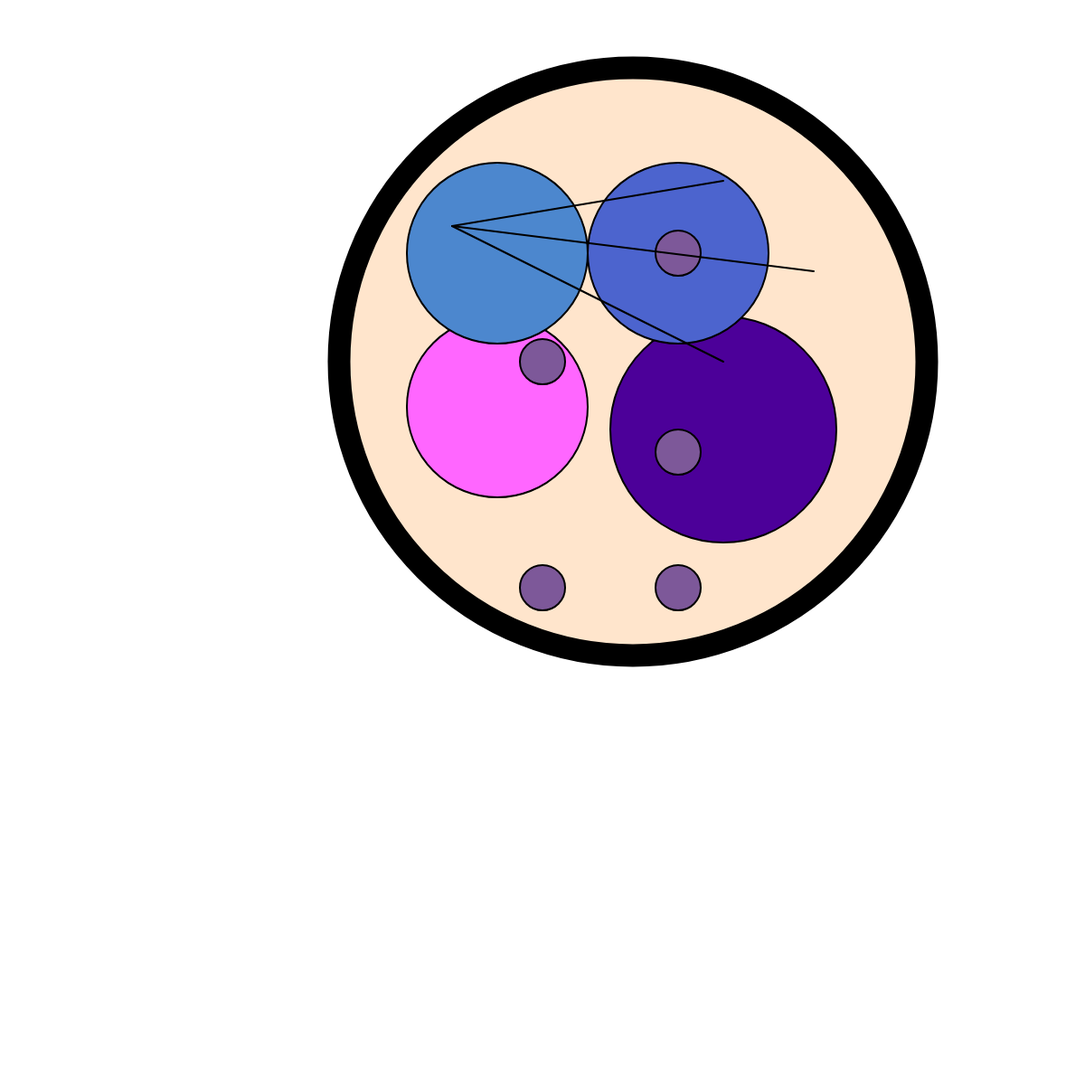
Frame 1 (no input)
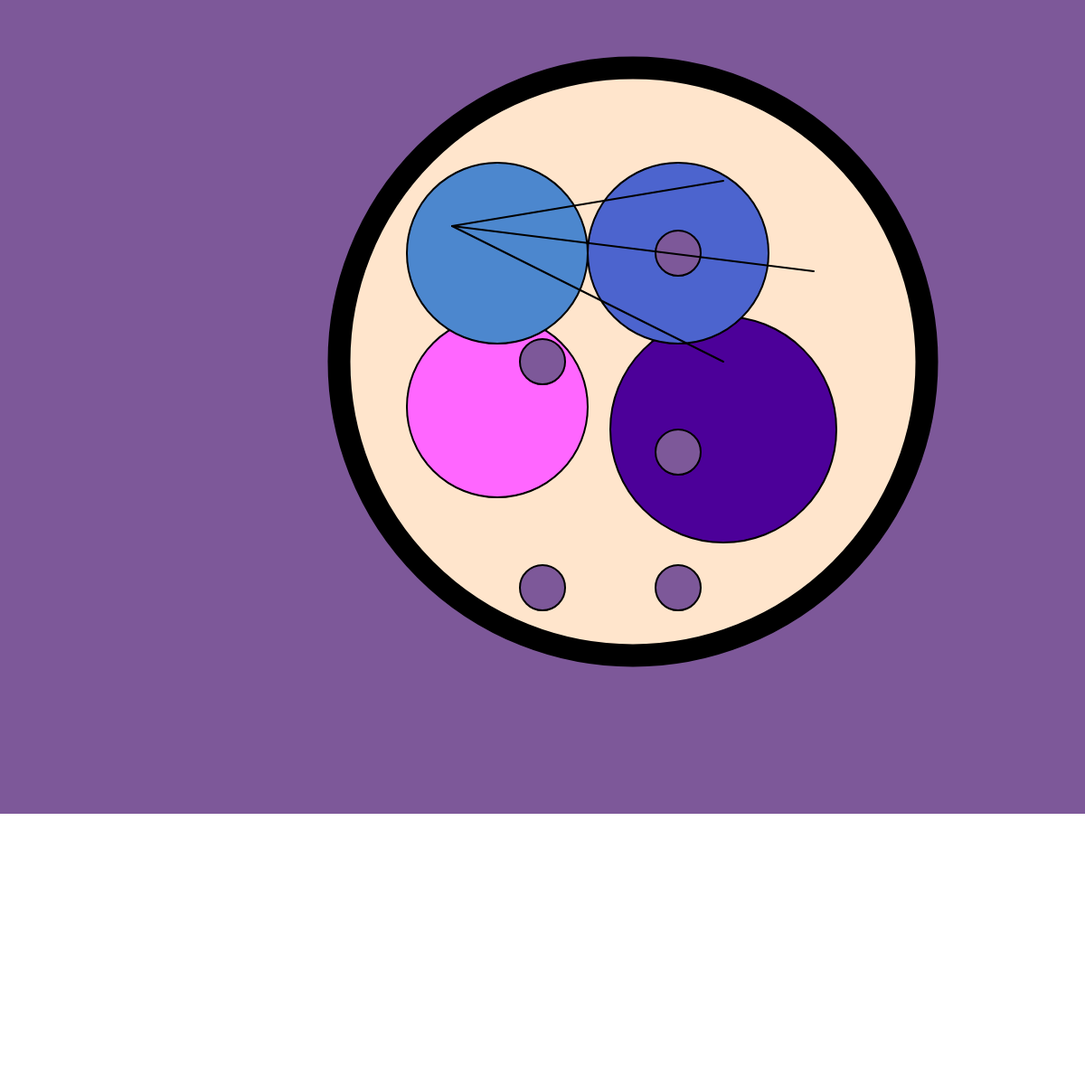
Frame 60 (no input)
Frame 120 (the mouse pressed at the canvas centre since frame 60): identical to frame 60, image omitted

The p5.js sketch that drew these frames (run headless with seeded random() and noise() and a simulated clock; from frame 60 on, the mouse is pressed at the canvas centre):

// p5.js sketch
// ── sketch.js
function setup()
{
	//create your canvas here
    createCanvas(1200, 1200);
    
}

function draw()
{
	//do your drawing here
    
    strokeWeight(0);
    rect(0,0,1250,900)
    fill(255, 229,204);
    
    
    strokeWeight(25);	
    ellipse(700,400, 650, 650);
    
    strokeWeight(2);
    fill(76, 0, 153);
    ellipse(800,475, 250, 250);
    
    strokeWeight(2);
    fill(255, 102, 255);
    ellipse(550,450, 200, 200);
    
    strokeWeight(2);
    fill(76, 135, 206);
    ellipse(550,280, 200, 200);
    
    strokeWeight(2);
    fill(76, 100, 206);
    ellipse(750,280, 200, 200);
    
    strokeWeight(2);
    fill(125, 88, 153);
    ellipse(750,280, 50, 50);
    
    strokeWeight(2);	
    ellipse(750,500, 50, 50);
    
    strokeWeight(2);	
    ellipse(750,650, 50, 50);
    
    strokeWeight(2);	
    ellipse(600,650, 50, 50);
    
    strokeWeight(2);	
    ellipse(600,400, 50, 50);
    
    strokeWeight(2);
    line(800, 400, 500, 250);
    
    strokeWeight(2);
    line(900, 300, 500, 250);
    
    strokeWeight(2);
    line(800, 200, 500, 250);
    
    
 

}
